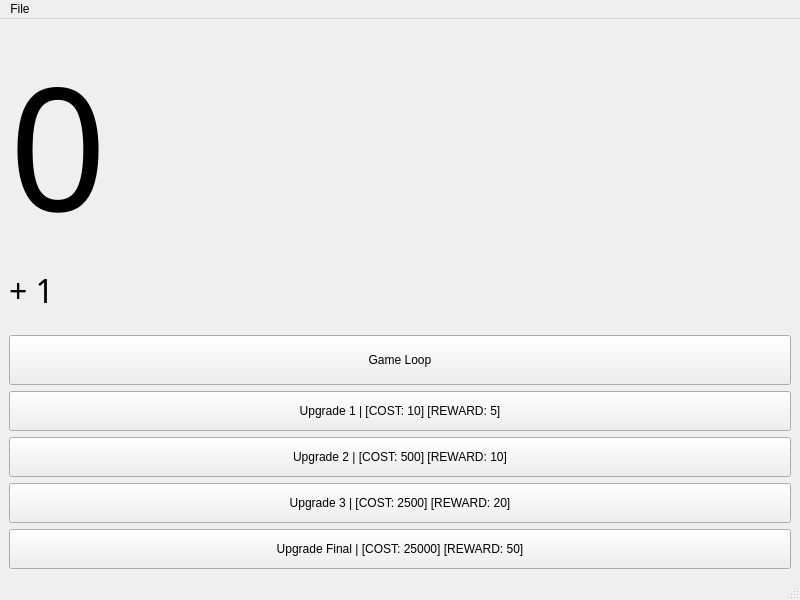
<?xml version="1.0" encoding="UTF-8"?>
<ui version="4.0">
 <class>MainWindow</class>
 <widget class="QMainWindow" name="MainWindow">
  <property name="geometry">
   <rect>
    <x>0</x>
    <y>0</y>
    <width>800</width>
    <height>600</height>
   </rect>
  </property>
  <property name="windowTitle">
   <string>Doodles Clicker</string>
  </property>
  <widget class="QWidget" name="centralwidget">
   <layout class="QGridLayout" name="gridLayout">
    <item row="6" column="1" alignment="Qt::AlignBottom">
     <widget class="QLabel" name="label">
      <property name="font">
       <font>
        <family>Yu Gothic UI Semilight</family>
        <pointsize>128</pointsize>
       </font>
      </property>
      <property name="text">
       <string>0</string>
      </property>
     </widget>
    </item>
    <item row="10" column="1">
     <widget class="QPushButton" name="secondUpgradeButton">
      <property name="minimumSize">
       <size>
        <width>0</width>
        <height>40</height>
       </size>
      </property>
      <property name="text">
       <string>Upgrade 2 | [COST: 500] [REWARD: 10]</string>
      </property>
     </widget>
    </item>
    <item row="11" column="1">
     <widget class="QPushButton" name="thirdUpgradeButton">
      <property name="minimumSize">
       <size>
        <width>0</width>
        <height>40</height>
       </size>
      </property>
      <property name="text">
       <string>Upgrade 3 | [COST: 2500] [REWARD: 20]</string>
      </property>
     </widget>
    </item>
    <item row="8" column="1">
     <widget class="QPushButton" name="gameLoopButton">
      <property name="minimumSize">
       <size>
        <width>0</width>
        <height>50</height>
       </size>
      </property>
      <property name="text">
       <string>Game Loop</string>
      </property>
     </widget>
    </item>
    <item row="9" column="1">
     <widget class="QPushButton" name="firstUpgradeButton">
      <property name="minimumSize">
       <size>
        <width>0</width>
        <height>40</height>
       </size>
      </property>
      <property name="text">
       <string>Upgrade 1 | [COST: 10] [REWARD: 5]</string>
      </property>
     </widget>
    </item>
    <item row="7" column="1" alignment="Qt::AlignTop">
     <widget class="QLabel" name="incrementLabel">
      <property name="font">
       <font>
        <family>Yu Gothic UI Semilight</family>
        <pointsize>24</pointsize>
       </font>
      </property>
      <property name="text">
       <string>+ 1</string>
      </property>
     </widget>
    </item>
    <item row="12" column="1">
     <widget class="QPushButton" name="finalUpgradeButton">
      <property name="minimumSize">
       <size>
        <width>0</width>
        <height>40</height>
       </size>
      </property>
      <property name="text">
       <string>Upgrade Final | [COST: 25000] [REWARD: 50]</string>
      </property>
     </widget>
    </item>
   </layout>
  </widget>
  <widget class="QMenuBar" name="menubar">
   <property name="geometry">
    <rect>
     <x>0</x>
     <y>0</y>
     <width>800</width>
     <height>21</height>
    </rect>
   </property>
   <widget class="QMenu" name="menuFile">
    <property name="title">
     <string>File</string>
    </property>
    <addaction name="actionOpenGame"/>
    <addaction name="actionSaveGame"/>
    <addaction name="separator"/>
    <addaction name="actionNewGame"/>
   </widget>
   <addaction name="menuFile"/>
  </widget>
  <widget class="QStatusBar" name="statusbar"/>
  <action name="actionOpenGame">
   <property name="text">
    <string>Open game</string>
   </property>
  </action>
  <action name="actionSaveGame">
   <property name="text">
    <string>Save game</string>
   </property>
  </action>
  <action name="actionNewGame">
   <property name="text">
    <string>New game</string>
   </property>
  </action>
 </widget>
 <resources/>
 <connections/>
</ui>
